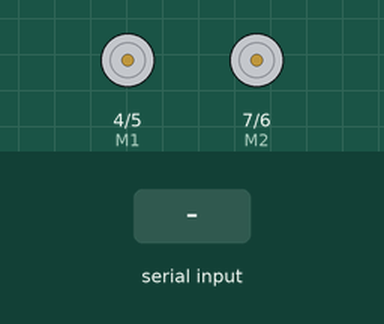
Bench run of a sketch on a simulated Arduino Mega 2560, built with avr-gcc and run on an emulated ATmega2560. Shown: direction and speed pins drawn as motors (green arrow = direction pin HIGH = forward, orange = LOW = backward, longer = more drive). The test bench sets the inputs (shaded band).

Above: at 1.2 s.
1.3 s: "1" received over the second serial link
At 2.1 s:
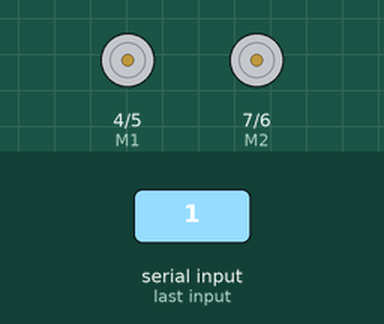
2.8 s: "3" received over the second serial link
At 3.2 s:
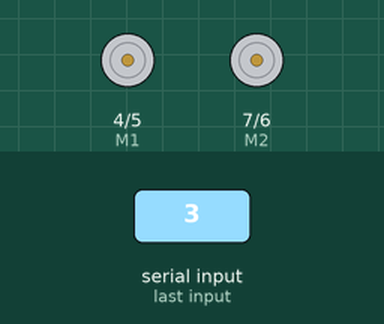
4.3 s: "4" received over the second serial link
At 5.5 s:
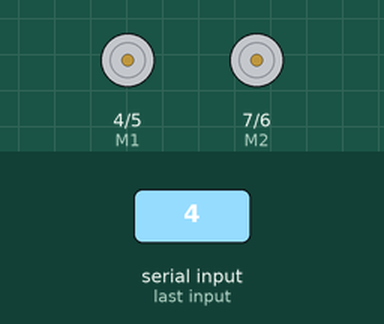
5.8 s: "2" received over the second serial link
At 6.7 s:
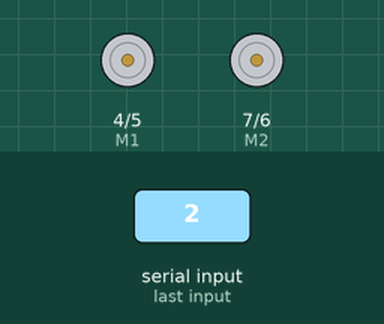
Timing chart, 0 to 8.3 s (numbered marks = the images above; inputs shaded):
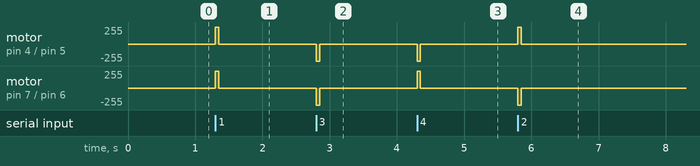

The sketch:

rover-test-01-21.ino
```cpp
/*
 # Edited by:  Matt
 # Date:       2015.09.06
 # Version:    1.1
 # Product:    Cherokey 4WD Mobile Platform
 # SKU:        ROB0102/ROB0117

 # Description:
 # Drive 2 motors with this Cherokey 4WD Mobile Platform
 # Connect D4,D5,D6,D7,GND to UNO digital 4,5,6,7,GND

*/
//Motor Definitions
int E1 = 5;     //M1 Speed Control
int E2 = 6;     //M2 Speed Control
int M1 = 4;     //M1 Direction Control
int M2 = 7;     //M2 Direction Control

//DIRECTIONS

//STOP
void stop(void)
{
  digitalWrite(E1, 0);
  digitalWrite(M1, LOW);
  digitalWrite(E2, 0);
  digitalWrite(M2, LOW);
}

//ADVANCE
void advance(char a, char b)
{
  analogWrite (E1, a);
  digitalWrite(M1, HIGH);
  analogWrite (E2, b);
  digitalWrite(M2, HIGH);
}

//MOVE BACKWARDS
void back_off (char a, char b)
{
  analogWrite (E1, a);
  digitalWrite(M1, LOW);
  analogWrite (E2, b);
  digitalWrite(M2, LOW);
}


//TURN LEFT
void turn_L (char a, char b)
{
  analogWrite (E1, a);
  digitalWrite(M1, LOW);
  analogWrite (E2, b);
  digitalWrite(M2, HIGH);
}

//TURN RIGHT
void turn_R (char a, char b)
{
  analogWrite (E1, a);
  digitalWrite(M1, HIGH);
  analogWrite (E2, b);
  digitalWrite(M2, LOW);
}

void setup(void) {
  int i;
  for (i = 4; i <= 7; i++)
    pinMode(i, OUTPUT);
  Serial1.begin(38400);      //Set Baud Rate
  //Serial1.println("hello. w = forward, d = turn right, a = turn left, s = backward, x = stop, z = hello world"); //Display instructions in the serial monitor
  digitalWrite(E1, LOW);
  digitalWrite(E2, LOW);
}

void loop(void) {
  if (Serial1.available()) {
    char val = Serial1.read();
    if (val != -1)
    {
      switch (val)
      {
        case '1'://Move Forward
          Serial1.println("going forward");
          advance (255, 255);  //move forward at max speed
          delay (50);
          stop();
          break;
        case '3'://Move Backward
          Serial1.println("going backward");
          back_off (255, 255);  //move backwards at max speed
          delay (50);
          stop();
          break;
        case '4'://Turn Left
          Serial1.println("turning left");
          turn_L (255, 255);
          delay (50);
          stop();
          break;
        case '2'://Turn Right
          Serial1.println("turning right");
          turn_R (255, 255);
          delay (50);
          stop();
          break;
        case 'z':
          Serial1.println("hello world!");
          break;
        case 'x':
          Serial1.println("stopping");
          stop();
          break;
      }
    }
    else stop();
  }
}
```

Measured:
- after the input at 1.3 s, motor on pin 4 (M1) / pin 5 (E1), motor on pin 7 (M2) / pin 6 (E2): stopped → forward 255/255 at once, → stopped 0.05 s later
- after the input at 2.8 s, motor on pin 4 (M1) / pin 5 (E1), motor on pin 7 (M2) / pin 6 (E2): stopped → backward 255/255 at once, → stopped 0.05 s later
- after the input at 4.3 s, motor on pin 4 (M1) / pin 5 (E1): stopped → backward 255/255 at once, → stopped 0.05 s later; motor on pin 7 (M2) / pin 6 (E2): stopped → forward 255/255 at once, → stopped 0.05 s later
- after the input at 5.8 s, motor on pin 4 (M1) / pin 5 (E1): stopped → forward 255/255 at once, → stopped 0.05 s later; motor on pin 7 (M2) / pin 6 (E2): stopped → backward 255/255 at once, → stopped 0.05 s later
